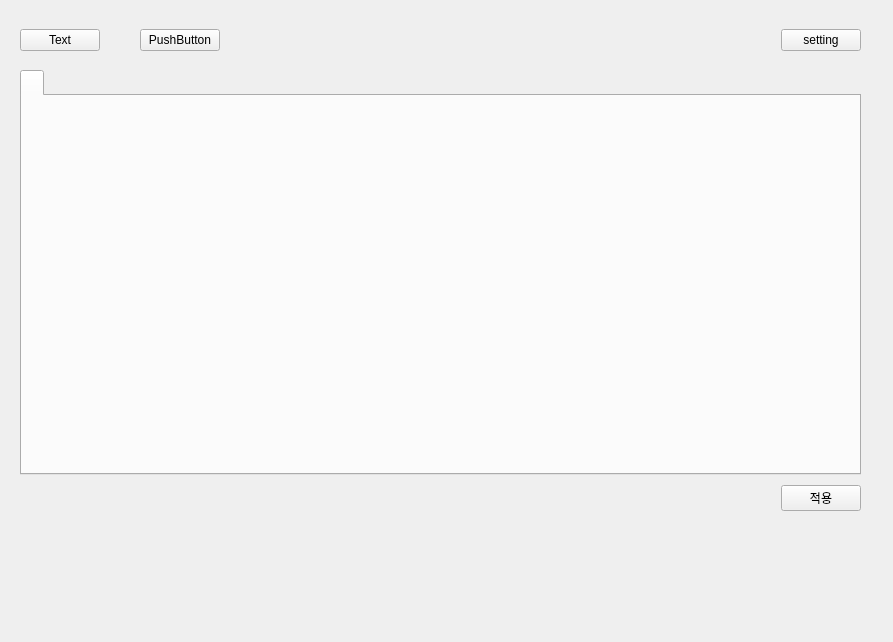
<?xml version="1.0" encoding="UTF-8"?>
<ui version="4.0">
 <class>FinTranslatorMainWidget</class>
 <widget class="QWidget" name="FinTranslatorMainWidget">
  <property name="geometry">
   <rect>
    <x>0</x>
    <y>0</y>
    <width>893</width>
    <height>642</height>
   </rect>
  </property>
  <property name="windowTitle">
   <string>FinTranslatorMainWidget</string>
  </property>
  <property name="styleSheet">
   <string notr="true"/>
  </property>
  <widget class="QWidget" name="layoutWidget">
   <property name="geometry">
    <rect>
     <x>10</x>
     <y>10</y>
     <width>861</width>
     <height>511</height>
    </rect>
   </property>
   <layout class="QGridLayout" name="mainLayout">
    <property name="leftMargin">
     <number>10</number>
    </property>
    <property name="topMargin">
     <number>10</number>
    </property>
    <property name="rightMargin">
     <number>10</number>
    </property>
    <property name="bottomMargin">
     <number>10</number>
    </property>
    <property name="horizontalSpacing">
     <number>0</number>
    </property>
    <property name="verticalSpacing">
     <number>10</number>
    </property>
    <item row="2" column="0">
     <layout class="QHBoxLayout" name="horizontalLayout">
      <item>
       <spacer name="horizontalSpacer">
        <property name="orientation">
         <enum>Qt::Orientation::Horizontal</enum>
        </property>
        <property name="sizeHint" stdset="0">
         <size>
          <width>300</width>
          <height>20</height>
         </size>
        </property>
       </spacer>
      </item>
      <item>
       <widget class="QPushButton" name="pushButton">
        <property name="sizePolicy">
         <sizepolicy hsizetype="Minimum" vsizetype="Fixed">
          <horstretch>0</horstretch>
          <verstretch>0</verstretch>
         </sizepolicy>
        </property>
        <property name="text">
         <string>적용</string>
        </property>
       </widget>
      </item>
     </layout>
    </item>
    <item row="1" column="0">
     <widget class="QTabWidget" name="mainTabWidget">
      <property name="tabPosition">
       <enum>QTabWidget::TabPosition::North</enum>
      </property>
      <property name="tabShape">
       <enum>QTabWidget::TabShape::Rounded</enum>
      </property>
      <property name="currentIndex">
       <number>0</number>
      </property>
      <widget class="QWidget" name="tab">
       <attribute name="title">
        <string/>
       </attribute>
      </widget>
     </widget>
    </item>
    <item row="0" column="0">
     <layout class="QHBoxLayout" name="horizontalLayout_3">
      <property name="spacing">
       <number>40</number>
      </property>
      <item>
       <widget class="QPushButton" name="button_0_TextTab">
        <property name="text">
         <string>Text</string>
        </property>
        <property name="checkable">
         <bool>true</bool>
        </property>
       </widget>
      </item>
      <item>
       <widget class="QPushButton" name="button_1">
        <property name="text">
         <string>PushButton</string>
        </property>
        <property name="checkable">
         <bool>true</bool>
        </property>
       </widget>
      </item>
      <item>
       <layout class="QHBoxLayout" name="horizontalLayout_2">
        <item>
         <spacer name="horizontalSpacer_2">
          <property name="orientation">
           <enum>Qt::Orientation::Horizontal</enum>
          </property>
          <property name="sizeHint" stdset="0">
           <size>
            <width>40</width>
            <height>40</height>
           </size>
          </property>
         </spacer>
        </item>
        <item>
         <widget class="QPushButton" name="button_9_setting">
          <property name="text">
           <string>setting</string>
          </property>
          <property name="checkable">
           <bool>true</bool>
          </property>
         </widget>
        </item>
       </layout>
      </item>
     </layout>
    </item>
   </layout>
  </widget>
 </widget>
 <resources/>
 <connections/>
</ui>
